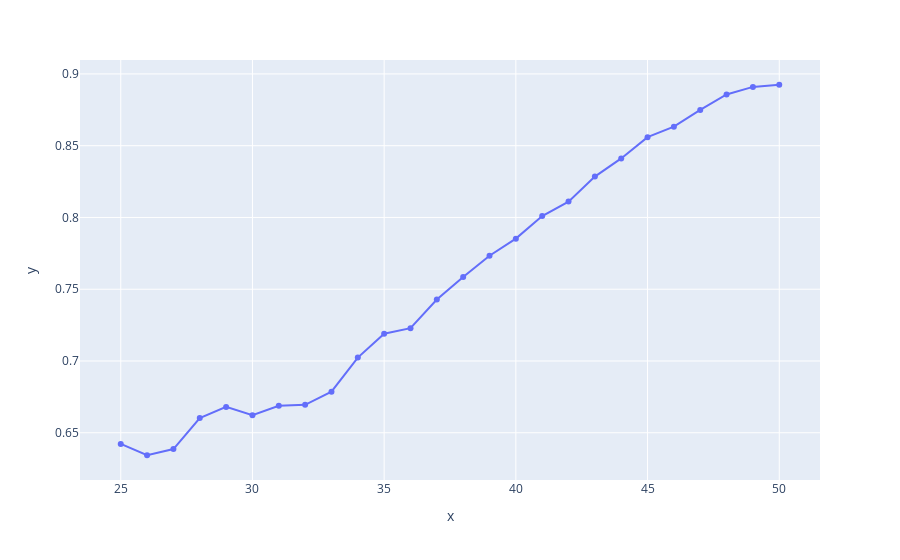

This figure's notebook cell:
### Code cell
px.line([], x=times, y=scores_p.mean(axis=1), markers=True)

### Figure 1 — Plotly figure (JSON) as saved in the notebook; plotly's stock layout.template omitted (floating-point values rounded to 4 significant figures)
{"data": [{"hovertemplate": "x=%{x}<br>y=%{y}<extra></extra>", "legendgroup": "", "line": {"color": "#636efa", "dash": "solid"}, "marker": {"symbol": "circle"}, "mode": "markers+lines", "name": "", "orientation": "v", "showlegend": false, "type": "scatter", "x": [25, 26, 27, 28, 29, 30, 31, 32, 33, 34, 35, 36, 37, 38, 39, 40, 41, 42, 43, 44, 45, 46, 47, 48, 49, 50], "xaxis": "x", "y": [0.6422, 0.6343, 0.6387, 0.6603, 0.668, 0.6622, 0.6688, 0.6695, 0.6787, 0.7024, 0.719, 0.7229, 0.7428, 0.7586, 0.7733, 0.7853, 0.8009, 0.811, 0.8285, 0.8411, 0.856, 0.8632, 0.8749, 0.8857, 0.891, 0.8925], "yaxis": "y"}], "layout": {"autosize": true, "legend": {"tracegroupgap": 0}, "margin": {"t": 60}, "xaxis": {"anchor": "y", "autorange": true, "domain": [0, 1], "range": [23.57, 51.43], "title": {"text": "x"}, "type": "linear"}, "yaxis": {"anchor": "x", "autorange": true, "domain": [0, 1], "range": [0.6144, 0.9124], "title": {"text": "y"}, "type": "linear"}}}
